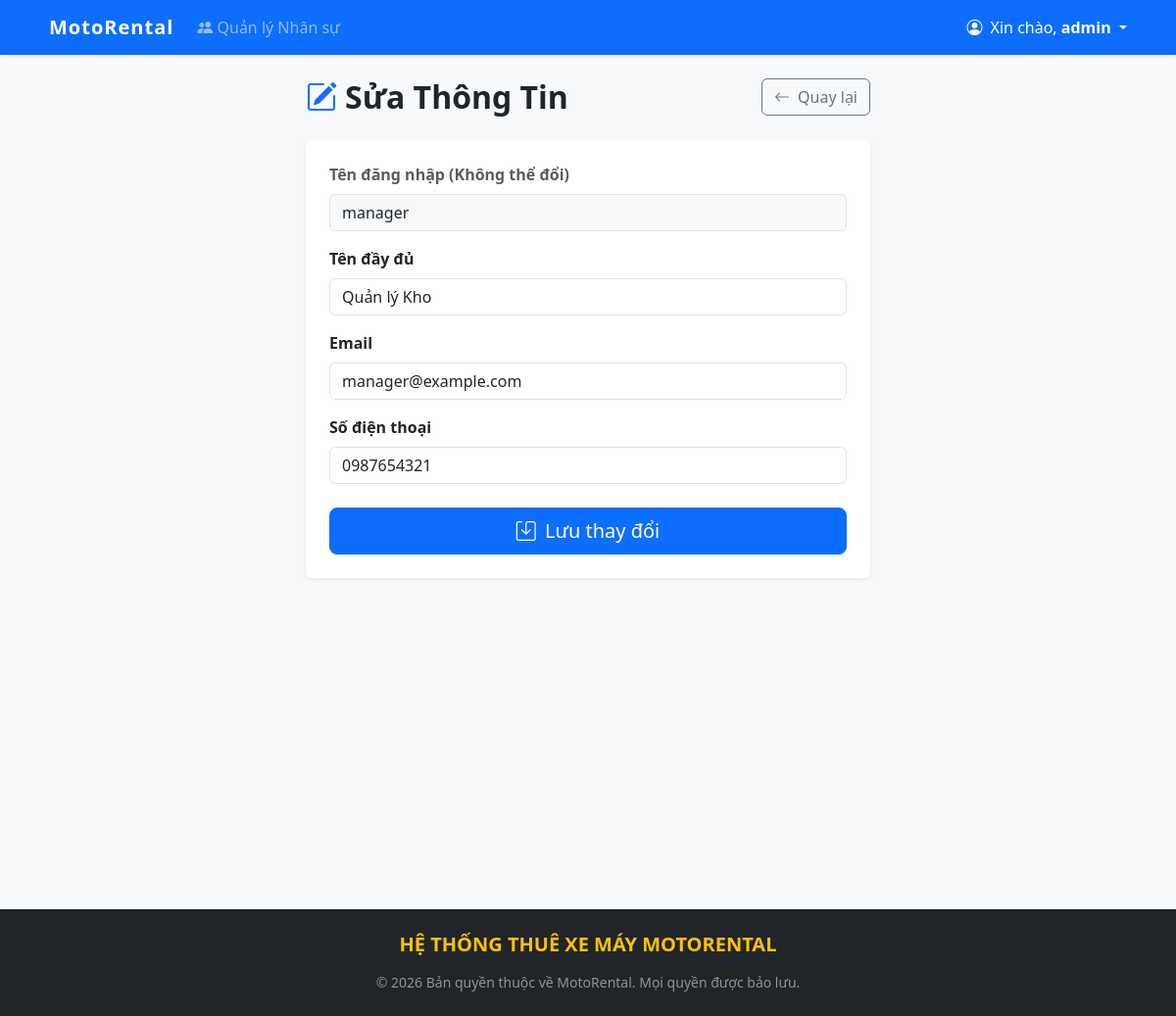
Page /admin/edit_user.php?id=2 (signed in) on the committed database.
### tables this page shows
CREATE TABLE users (
    id INT AUTO_INCREMENT PRIMARY KEY,
    username VARCHAR(50) NOT NULL UNIQUE,
    password VARCHAR(255) NOT NULL,
    full_name VARCHAR(100) NOT NULL,
    email VARCHAR(100) NOT NULL UNIQUE,
    phone VARCHAR(20) NOT NULL,
    role ENUM('manager', 'employee', 'admin') DEFAULT 'employee',
    created_at TIMESTAMP DEFAULT CURRENT_TIMESTAMP
);

### admin/edit_user.php (the view, shortened to what this page needs)
<?php
require_once dirname(__DIR__) . '/core.php';
$user_id = isset($_GET['id']) ? (int)$_GET['id'] : 0;
$stmt = $pdo->prepare("SELECT * FROM users WHERE id = ?");
$stmt->execute([$user_id]);
$target_user = $stmt->fetch();
?>
<div class="container mt-4 mb-5" style="max-width: 600px;">
    <div class="d-flex justify-content-between align-items-center mb-4">
        <h2 class="fw-bold mb-0"><i class="bi bi-pencil-square text-primary me-2"></i>Sửa Thông Tin</h2>
        <a href="manage_users.php" class="btn btn-outline-secondary"><i class="bi bi-arrow-left me-1"></i> Quay lại</a>
    </div>
    <div class="card shadow-sm border-0">
        <div class="card-body p-4">
            <form action="edit_user.php?id=<?= $user_id ?>" method="POST">
                <div class="mb-3">
                    <label class="form-label text-muted fw-bold">Tên đăng nhập (Không thể đổi)</label>
                    <input type="text" class="form-control bg-light" value="<?= htmlspecialchars($target_user['username']) ?>" readonly>
                </div>
                <div class="mb-3">
                    <label class="form-label fw-bold">Tên đầy đủ</label>
                    <input type="text" name="full_name" class="form-control" required value="<?= htmlspecialchars($target_user['full_name']) ?>">
                </div>
                <div class="mb-3">
                    <label class="form-label fw-bold">Email</label>
                    <input type="email" name="email" class="form-control" required value="<?= htmlspecialchars($target_user['email']) ?>">
                </div>
                <div class="mb-4">
                    <label class="form-label fw-bold">Số điện thoại</label>
                    <input type="text" name="phone" class="form-control" required value="<?= htmlspecialchars($target_user['phone']) ?>">
                </div>
                <div class="d-grid">
                    <button type="submit" class="btn btn-primary btn-lg"><i class="bi bi-save me-1"></i> Lưu thay đổi</button>
                </div>
            </form>
        </div>
    </div>
</div>

### core.php (style rules this page uses)
body { background-color: #f8f9fa; }

### rows in the picture
users: username "manager", full_name "Quản lý Kho", email "manager@example.com", phone "0987654321"

### other values in the picture
$_SESSION['full_name'] "admin"
